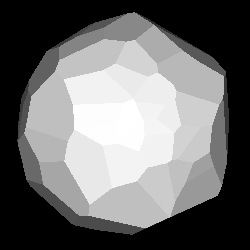

The Python source for this figure:
#!/usr/bin/env python

# Generate random planes to form a convex polyhedron using vtkHull.

import math

# Factory overrides
import vtkmodules.vtkInteractionStyle  # noqa: F401
import vtkmodules.vtkRenderingOpenGL2  # noqa: F401

from vtkmodules.vtkCommonCore import (
    vtkFloatArray,
    vtkMath,
    vtkPoints,
)
from vtkmodules.vtkCommonDataModel import (
    vtkPlanes,
    vtkPolyData,
)
from vtkmodules.vtkFiltersCore import vtkHull
from vtkmodules.vtkRenderingCore import (
    vtkActor,
    vtkPolyDataMapper,
    vtkRenderWindow,
    vtkRenderWindowInteractor,
    vtkRenderer,
)

# Create random points on a unit sphere with outward normals
math_obj = vtkMath()
points = vtkPoints()
normals = vtkFloatArray()
normals.SetNumberOfComponents(3)

for i in range(100):
    radius = 1.0
    theta = math_obj.Random(0, 360)
    phi = math_obj.Random(0, 180)
    x = radius * math.sin(phi) * math.cos(theta)
    y = radius * math.sin(phi) * math.sin(theta)
    z = radius * math.cos(phi)
    points.InsertPoint(i, x, y, z)
    normals.InsertTuple3(i, x, y, z)

# Define planes from the points and normals
planes = vtkPlanes()
planes.SetPoints(points)
planes.SetNormals(normals)

# Generate the convex hull
hull = vtkHull()
hull.SetPlanes(planes)

hull_polydata = vtkPolyData()
hull.GenerateHull(hull_polydata, -20, 20, -20, 20, -20, 20)

# Map and display the hull
hull_mapper = vtkPolyDataMapper()
hull_mapper.SetInputData(hull_polydata)

hull_actor = vtkActor()
hull_actor.SetMapper(hull_mapper)

# Renderer
renderer = vtkRenderer()
renderer.AddActor(hull_actor)
# Window
render_window = vtkRenderWindow()
render_window.AddRenderer(renderer)
render_window.SetSize(250, 250)
render_window.SetWindowName("hull")

# Scene
renderer.ResetCamera()
renderer.GetActiveCamera().Zoom(1.5)

# Interactor
interactor = vtkRenderWindowInteractor()
interactor.SetRenderWindow(render_window)

interactor.Initialize()
interactor.Start()
